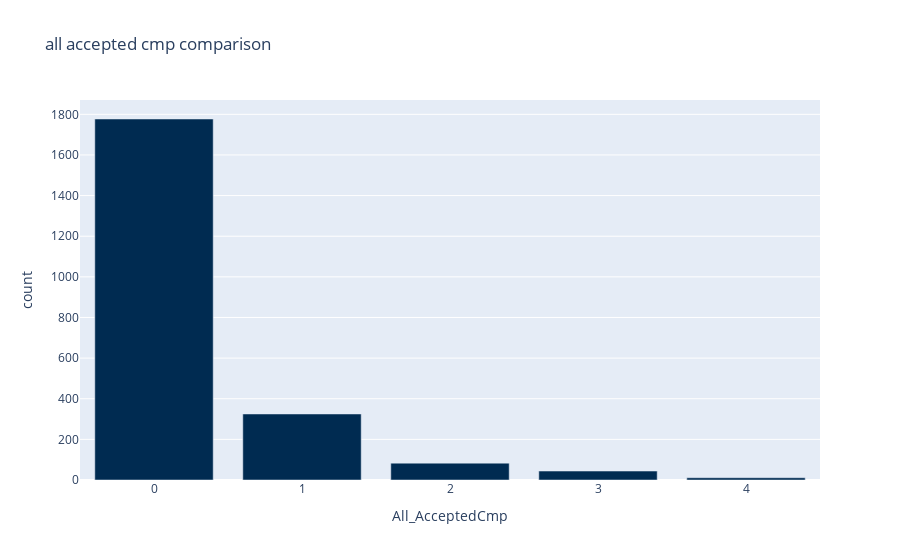

Write notebook code for a chart like this one.
### Code cell
All_AcceptedCmp=df.All_AcceptedCmp.value_counts()
data_All_AcceptedCmp=pd.DataFrame(All_AcceptedCmp)
df_All_AcceptedCmp=data_All_AcceptedCmp.reset_index()
fig = px.bar(df_All_AcceptedCmp, y='count', x='All_AcceptedCmp', color_discrete_sequence=colors,title= 'all accepted cmp comparison ' )
fig.show()

### Figure 1 — Plotly figure (JSON) as saved in the notebook; plotly's stock layout.template omitted (floating-point values rounded to 4 significant figures)
{"data": [{"alignmentgroup": "True", "hovertemplate": "All_AcceptedCmp=%{x}<br>count=%{y}<extra></extra>", "legendgroup": "", "marker": {"color": "#002b51", "pattern": {"shape": ""}}, "name": "", "offsetgroup": "", "orientation": "v", "showlegend": false, "textposition": "auto", "type": "bar", "x": [0, 1, 2, 3, 4], "xaxis": "x", "y": [1777, 325, 83, 44, 11], "yaxis": "y"}], "layout": {"barmode": "relative", "legend": {"tracegroupgap": 0}, "title": {"text": "all accepted cmp comparison "}, "xaxis": {"anchor": "y", "domain": [0, 1], "title": {"text": "All_AcceptedCmp"}}, "yaxis": {"anchor": "x", "domain": [0, 1], "title": {"text": "count"}}}}
